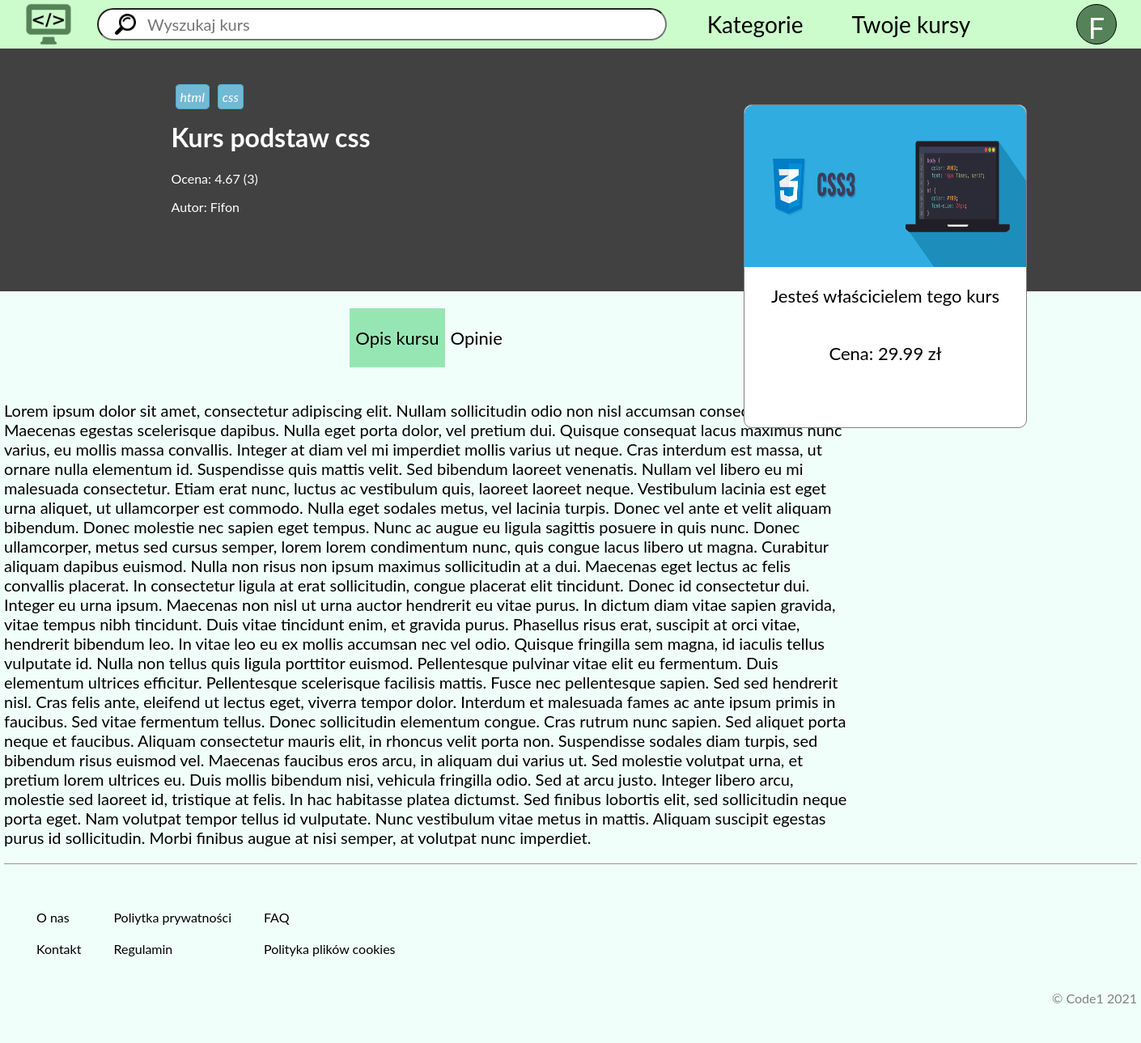
The app's page /course/18 (signed in) with its own data.
### tables this page shows
CREATE TABLE `relation` (
  `relationID` int(11) NOT NULL,
  `bought` tinyint(4) NOT NULL,
  `published` tinyint(4) NOT NULL,
  `currentTime` float NOT NULL,
  `relationDate` date NOT NULL,
  `courseID` int(11) NOT NULL,
  `userID` int(11) NOT NULL
);

CREATE TABLE `course` (
  `courseID` int(11) NOT NULL,
  `name` text NOT NULL,
  `prize` double NOT NULL,
  `description` text NOT NULL,
  `photoSource` text NOT NULL,
  `videoSource` text NOT NULL,
  `tags` longtext NOT NULL CHECK (json_valid(`tags`))
);

CREATE TABLE `user` (
  `userID` int(11) NOT NULL,
  `username` text NOT NULL,
  `password` text NOT NULL,
  `email` text NOT NULL
);

### functions/conn.php (called while the page is built, shortened)
<?php
class Database {
    public function __construct(){
        try {
            $this->con = new PDO("mysql:host=localhost;dbname=shop", "root", "");
        }
        catch(PDOException $e){
            echo 'Coś poszło nie tak' . $e->getMessage();
        }
    }
}

### includes/course.php (the view, shortened to what this page needs)
<?php
$courseId = $_GET['id'];
if(!isset($_GET['subPage'])){
    $subPage = "";
} else {
    $subPage = $_GET['subPage'];
}
$data = new Database;
$stmt = $data->con->prepare("SELECT user.username, course.name, course.tags, course.description, course.prize, course.photoSource, relation.relationID FROM course JOIN relation ON course.courseID = relation.courseID JOIN user ON user.userID = relation.userID WHERE course.courseID = :courseID and relation.published = 1");
$stmt->bindParam(":courseID", $courseId);
$stmt->execute();
while($row = $stmt->fetch(PDO::FETCH_ASSOC)){
    $tags = json_decode($row['tags']);
    $rating = $data->con->prepare("SELECT AVG(opinion.rating) AS ratingAVG, COUNT(opinion.rating) AS ratingCOUNT FROM opinion JOIN relation ON relation.relationID = opinion.relationID WHERE relation.courseID = :courseID");
    $rating->bindParam(":courseID", $courseId);
    $rating->execute();
    while($ratingRow = $rating->fetch(PDO::FETCH_ASSOC)){
?>
<div class="course-container">
    <div class="course-header">
        <div class="header-info">
            <p><?php
                foreach($tags as $tag){
                    echo "<em>$tag</em>";
                }
            ?></p>
            <h1><?= $row['name']?></h1>
            <p><?= "Ocena: ".round($ratingRow['ratingAVG'], 2) . " (".$ratingRow['ratingCOUNT'].")"?></p>
            <?php
                }
            ?>
            <p>Autor: <?= $row['username']?></p>
        </div>
        <div class="header-card">
            <img src="/Code1/miniatures/<?=$row['photoSource']?>">
            <?php
                if(!isset($_SESSION['username'])){
                    echo '<p>Zaloguj się aby kupić</p>';
                } else {
                    $owner = $data->con->prepare("SELECT published from relation where relation.courseID = :courseID AND published = 1 AND relation.userID = :userID");
                    $owner->bindParam(":courseID", $courseId);
                    $owner->bindParam(":userID", $_SESSION['userID']);
                    $owner->execute();
                    $bought = $data->con->prepare("SELECT published from relation where relation.courseID = :courseID AND bought = 1 AND relation.userID = :userID");
                    $bought->bindParam(":courseID", $courseId);
                    $bought->bindParam(":userID", $_SESSION['userID']);
                    $bought->execute();
                    if(!$owner->rowCount() <= 0){
                        echo "<p>Jesteś właścicielem tego kurs</p>";
                    } else if (!$bought->rowCount() <= 0){
                        echo "<p>Posiadasz już ten kurs</p>";
                    } else {
                        echo "<button id='buy-course-btn'>Kup teraz</button>";
                    }
                }
            ?>
            <p>Cena: <?= $row['prize']?> zł</p>
        </div>
    </div>
    <div class="course-info">
        <?php
            if($subPage == "" || $subPage == "description"){
                echo "
                <div class='course-info-nav'>
                    <ul>
                        <a href='/Code1/course/$courseId/description'><li class='active'><div class='course-option'><p>Opis kursu</p></div></li></a>
                        <a href='/Code1/course/$courseId/opinions'><li><div class='course-option'><p>Opinie</p></div></li></a>
                    </ul>
                </div>
                <div class='course-info-text'>
                    <p>".$row['description']."</p>
                </div>";
            } else if($subPage == "opinions" ){
                echo "
                <div class='course-info-nav'>
                    <ul>
                        <a href='/Code1/course/$courseId/description'><li><div class='course-option'><p>Opis kursu</p></div></li></a>
                        <a href='/Code1/course/$courseId/opinions'><li class='active'><div class='course-option active'><p>Opinie</p></div></li></a>
                    </ul>
                </div>
                <div class='course-info-opinions'>";
                $opinions = $data->con->prepare("SELECT user.username, opinion.rating, opinion.opinionContent, opinion.opinionDateTime FROM opinion JOIN relation ON relation.relationID = opinion.relationID JOIN user ON relation.userID = user.userID WHERE relation.courseID = :courseID GROUP BY opinion.opinionDateTime DESC");
                $opinions->bindParam(":courseID", $courseId, PDO::PARAM_STR);
                $opinions->execute();
                if($opinions->rowCount() <= 0){
                    echo "<h3>Brak opinii</h3>";
                } else {
                    while($opinionRow = $opinions->fetch(PDO::FETCH_ASSOC)){
                        echo "<div class='opinion-card'>
                            <div class='opinion-card-header'>
                                <h3>".$opinionRow['username']."</h3>
                                <p>".$opinionRow['opinionDateTime']."</p>
                            </div>
                            <div class='opinion-card-content'>
                                <p>".$opinionRow['opinionContent']."</p>
                            </div>
                            <div class='opinion-card-rating'>
                                <p>Ocena: ".$opinionRow['rating']."/5</p>
                            </div>
                        </div>";
                    }
                }
            echo "</div>";
            }
        ?>
    </div>
</div>
<?php
    }
?>

### style/style.css (style rules this page uses)
:root { --background: #f1fffa; --nav: #ccfccb; --light-button: #96e6b3; --user-circle: #568259; --dark-button: #464e47; }
* { font-family: 'Lato', sans-serif; box-sizing: border-box; }
a { text-decoration: none; }
a:link { color: #000; }
body { margin: 0; background-color: var(--background); }
.course-container { width: 100%; display: flex; flex-direction: column; }
.course-container em { background-color: rgb(115, 185, 212); color: white; border-radius: 15%; padding: 5px; font: 14px; margin: 0 5px; border: 1px solid rgb(80, 170, 206); }
.course-header { width: 100%; height: 300px; background-color: rgb(65, 65, 65); }
.header-info { margin: 50px 15%; color: white; }
.header-card { height: 400px; width: 350px; background-color: white; position: fixed; right: 10%; top: 10%; border: 1px solid gray; border-radius: 10px; display: flex; flex-direction: column; text-align: center; }
.header-card img { width: 100%; height: 200px; border-top-left-radius: 10px; border-top-right-radius: 10px; }
.header-card p { font-size: 22px; }
.course-container .course-info { display: flex; margin: 0 auto; flex-direction: column; width: 1400px; }
.course-info .course-info-nav { width: 75%; }
.course-info .course-info-nav ul { display: flex; padding: 0; list-style: none; text-align: center; width: 100%; justify-content: center; }
.course-info .course-info-nav ul a li div { font-size: 22px; padding: 1px 2px; margin: 5px; }
.course-info-nav ul .active { background-color: var(--light-button); }
.course-info .course-info-text { width: 75%; display: flex; }
.course-info .course-info-text p { text-align: left; font-size: 20px; }
.course-info { transition: color .2s; }

### records on screen
relation: courseID.tags "html", courseID.tags "css", courseID.name "Kurs podstaw css", ratingAVG "4.67", ratingCOUNT "3", userID.username "Fifon", courseID.photoSource (picture), courseID.prize "29.99", courseID.description "Lorem ipsum dolor sit amet, consectetur adipiscing elit. Nullam sollicitudin odio non nisl accumsan consectetur. Maecenas egestas scelerisque dapibus. Nulla eget porta dolor, vel pretium dui. Quisque consequat lacus maximus nunc varius, eu mollis massa convallis. Integer at diam vel mi imperdiet mollis varius ut neque. Cras interdum est massa, ut ornare nulla elementum id. Suspendisse quis mattis velit. Sed bibendum laoreet venenatis. Nullam vel libero eu mi malesuada consectetur. Etiam erat nunc, luctus ac vestibulum quis, laoreet laoreet neque. Vestibulum lacinia est eget urna aliquet, ut ullamcorper est commodo. Nulla eget sodales metus, vel lacinia turpis. Donec vel ante et velit…"

### other values on screen
$_SESSION['username'][0] "F"
